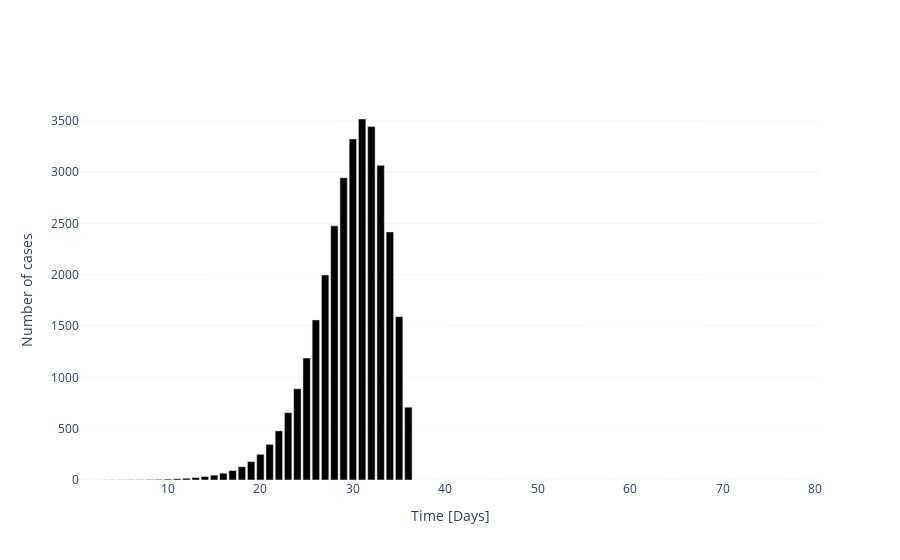

The cell this chart's notebook holds for it:
### Code cell
# check daily cases
fig = plotly.graph_objs.Figure()

# calculate daily infected
I_day = I[1:] - I[:-1]

fig.add_trace(
    plotly.graph_objs.Bar(
        x = t[1:],
        y = I_day.clip(min=0),
        marker = dict(color = 'Black')
    ))

fig.update_layout(
    plot_bgcolor='white', 
    xaxis_title = 'Time [Days]',
    yaxis_title = 'Number of cases',
    )
fig.update_yaxes(showgrid=True, gridwidth=.3, gridcolor='gainsboro')

### Figure 1 — Plotly figure (JSON) as saved in the notebook; plotly's stock layout.template omitted (floating-point values rounded to 4 significant figures)
{"data": [{"marker": {"color": "Black"}, "type": "bar", "x": [1, 2, 3, 4, 5, 6, 7, 8, 9, 10, 11, 12, 13, 14, 15, 16, 17, 18, 19, 20, 21, 22, 23, 24, 25, 26, 27, 28, 29, 30, 31, 32, 33, 34, 35, 36, 37, 38, 39, 40, 41, 42, 43, 44, 45, 46, 47, 48, 49, 50, 51, 52, 53, 54, 55, 56, 57, 58, 59, 60, 61, 62, 63, 64, 65, 66, 67, 68, 69, 70, 71, 72, 73, 74, 75, 76, 77, 78, 79, 80], "y": [0.4049, 0.5689, 0.7993, 1.123, 1.577, 2.216, 3.113, 4.373, 6.143, 8.627, 12.12, 17.01, 23.88, 33.51, 46.99, 65.86, 92.21, 128.9, 179.9, 250.4, 347.2, 478.8, 655.6, 888.7, 1188.0, 1560.0, 1998.0, 2477.0, 2946.0, 3324.0, 3518.0, 3444.0, 3067.0, 2418.0, 1592.0, 709.2, 0, 0, 0, 0, 0, 0, 0, 0, 0, 0, 0, 0, 0, 0, 0, 0, 0, 0, 0, 0, 0, 0, 0, 0, 0, 0, 0, 0, 0, 0, 0, 0, 0, 0, 0, 0, 0, 0, 0, 0, 0, 0, 0, 0]}], "layout": {"autosize": true, "plot_bgcolor": "white", "xaxis": {"autorange": true, "range": [0.5, 80.5], "title": {"text": "Time [Days]"}, "type": "linear"}, "yaxis": {"autorange": true, "gridcolor": "gainsboro", "gridwidth": 0.3, "range": [0, 3703.0], "showgrid": true, "title": {"text": "Number of cases"}, "type": "linear"}}}
